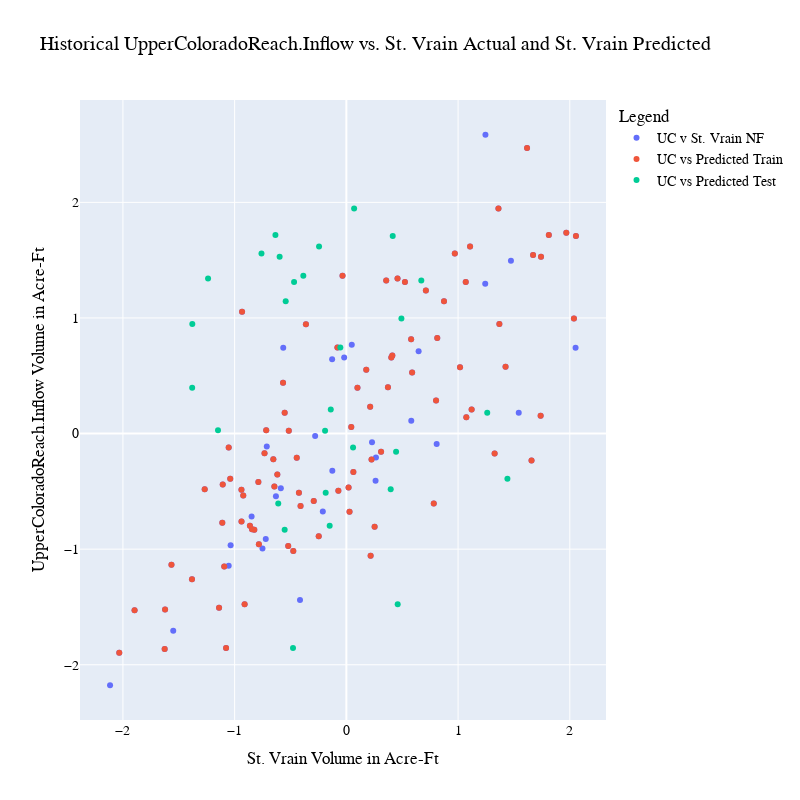

The cell this chart's notebook holds for it:
### Code cell
# graph
y_vals = nf_hist_df_SS.loc[:,('UpperColoradoReach.Inflow', '(ac-ft/month)')].values
fig = go.Figure()
fig.add_trace(go.Scatter(mode='markers', y=y_vals,
                         x=nf_stvrain_df_SS.iloc[:,0].values,
                         name="UC v St. Vrain NF"))
fig.add_trace(go.Scatter(mode='markers', y=y_vals,
                         x=neigh_y_train_pred_uc.flatten(),
                         name="UC vs Predicted Train"))
fig.add_trace(go.Scatter(mode='markers', y=y_vals,
                         x=neigh_y_test_pred_uc.flatten(),
                         name="UC vs Predicted Test"))

fig.update_layout(
        title="Historical UpperColoradoReach.Inflow vs. St. Vrain Actual and St. Vrain Predicted",
        yaxis_title="UpperColoradoReach.Inflow Volume in Acre-Ft",
        xaxis_title="St. Vrain Volume in Acre-Ft",
        legend_title="Legend",
        font=dict(
            family="Arial, monospace",
            size=14,
            color="Black"),
        autosize=False,
        width=800,
        height=800,
    )
fig.show()
